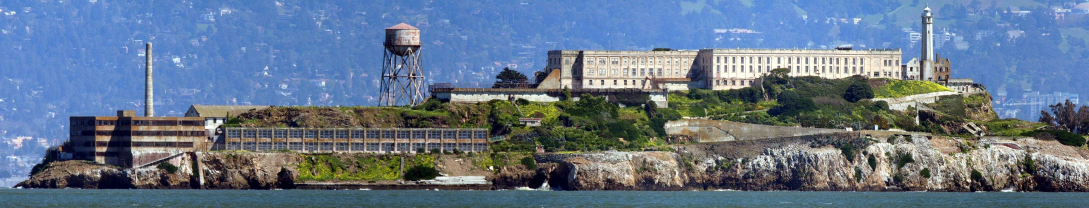
#> input picture imageLeft.jpg, 3266 x 624 px, found by its file name (shown at 1/3 size)
$ python ImageStitching.py   (older library calls are emulated)
#> lines starting #> are read from the running program, lines starting #| are printed output that depends on the picture; after the words box and inside, x2 and y2 are one past the last pixel; in counts of white or black regions, pixels touching at a corner belong together
#> further down, image1 is the input picture: shape (624, 3266, 3); mean B, G, R 138.3, 117.9, 100.8
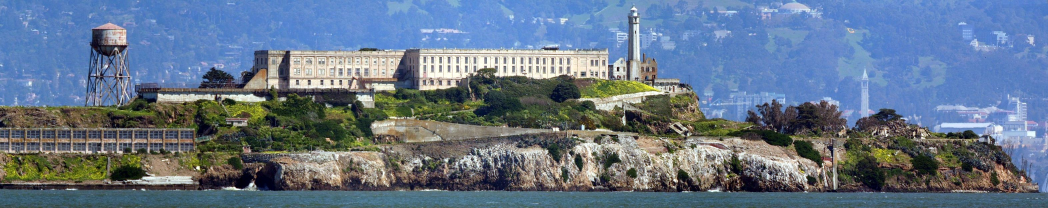
#> input picture imageRight.jpg, 3143 x 624 px, found by its file name (shown at 1/3 size)
#> further down, image2 is the input picture: shape (624, 3143, 3); mean B, G, R 137.2, 117.8, 101.4
#!/usr/bin/env python3
# -*- coding: utf-8 -*-
"""
Created on Thu Aug 11 08:59:55 2022

@author: aniltanaktan
"""

import cv2
import numpy as np
#import time                # Used for testing
#start_time = time.time()


def ImageStitching(imageL,imageR, outname):

    # Convert images into gray scale
#> called with outname = 'Panorama_Final'
    grayL = cv2.cvtColor(imageL, cv2.COLOR_BGR2GRAY)
    grayR = cv2.cvtColor(imageR, cv2.COLOR_BGR2GRAY)


    ## OPTIMIZATION METHODS ##

    # create a mask image filled with zeros, the size of original image
    maskL = np.zeros(imageL.shape[:2], dtype=np.uint8)
    maskLT = np.zeros(imageL.shape[:2], dtype=np.uint8)
    maskR = np.zeros(imageR.shape[:2], dtype=np.uint8)
    maskRT = np.zeros(imageR.shape[:2], dtype=np.uint8)

    imageL_w = imageL.shape[1]
#> imageL_w = 3266
    imageL_h = imageL.shape[0]
#> imageL_h = 624
    imageR_w = imageR.shape[1]
#> imageR_w = 3143
    imageR_h = imageR.shape[0]
#> imageR_h = 624

    '''
    # Rectangle Masking with Percentage

    # As we know which image is left and which image is right, we can only scan the right and left
    # part of images by scaning %75 part of an image, program can work in a more optimized manner.


    # My test results showed that scanning only %75 of the images helps us save 2-3 seconds and this value
    # still can increase as we reduce the scan area without losing any details in panorama

    #Input desired percentage to be scanned
    percentage = 75
    alt_percentage = 100-percentage


    # draw desired ROI on the mask image
    # (mask, first position, second position, color, thickness)
    cv2.rectangle(maskL, (int(imageL_w*alt_percentage/100),0), (int(imageL_w),int(imageL_h)), (255), thickness = -1)
    cv2.rectangle(maskR, (0,0), (int(percentage*imageR_w/100),int(imageR_h)), (255), thickness = -1)
    '''


    # Bucketing

    # We can seperate our image into little rectangles and can only take some of those rectangles to save computing time.
    # As these rectangles are homogenously disturbed through our image, precision of the stitching doesn't change.


    # My test results showed that using 50x50 mask of the images helps us save 4-5 seconds (which is very drastic) for
    # each stitching and this value still can increase as we reduce the scan area without losing any details in panoram

    flagl= 0
    flagr = 0

    # I have decided to combine both methods of bucketing and masking with percentage to optimize the program
    # even more. I have seen a 5-6 seconds time save with both optimization tecniques implemented at the same time.

    #Input desired percentage to be scanned
    percentage = 80
    alt_percentage = 100-percentage

    for col in range(0, imageL_h, 50): # 0, 50, 100, ...
        for row in range(int(imageL_w*alt_percentage/100), imageL_w, 100):
            if flagl%2 == 0:
                cv2.rectangle(maskLT, (row,col), (row+50,col+50), (255), thickness = -1)
                maskL += maskLT
            else:
                cv2.rectangle(maskLT, (row+50,col), (row+100,col+50), (255), thickness = -1)
                maskL += maskLT
        flagl += 1
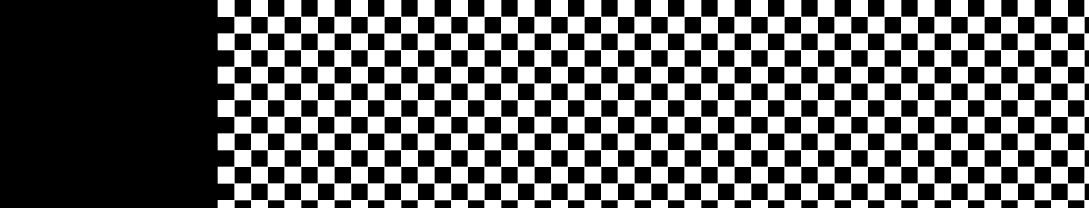
#> maskLT: shape (624, 3266) (shown at 1/3 size); 41.6% white; 1 white region, box (x1, y1, x2, y2) and area: (653, 0, 3266, 624) 847002
#> after the loop, flagl = 13


    for col in range(0, imageR_h, 50): # 0, 50, 100, ...
        for row in range(0, int(imageR_w*percentage/100), 100):
            if flagr%2 == 0:
                cv2.rectangle(maskRT, (row,col), (row+50,col+50), (255), thickness = -1)
                maskR += maskRT
            else:
                cv2.rectangle(maskRT, (row+50,col), (row+100,col+50), (255), thickness = -1)
                maskR += maskRT
        flagr += 1
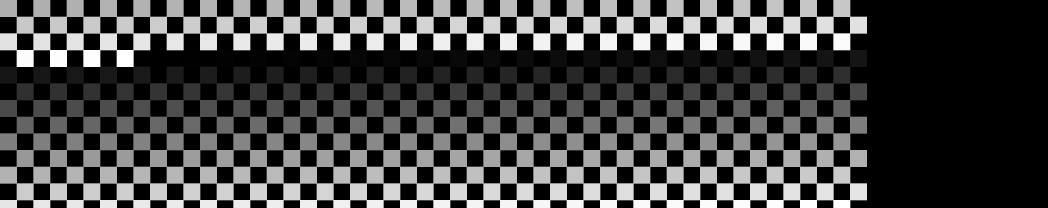
#> maskR: shape (624, 3143) (shown at 1/3 size); min 0, max 255, mean 62.1
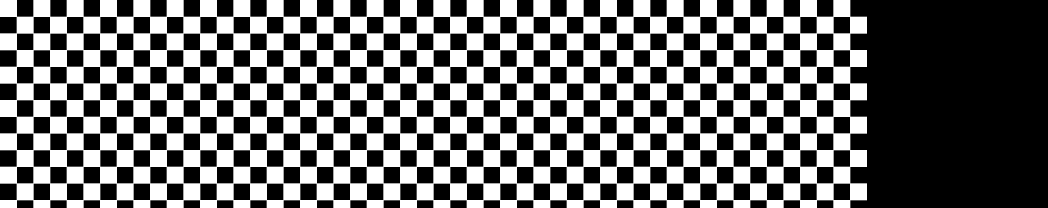
#> maskRT: shape (624, 3143) (shown at 1/3 size); 43% white; 1 white region, box (x1, y1, x2, y2) and area: (0, 0, 2601, 624) 842724
#> after the loop, flagr = 13


    #cv2.imshow('maskR', maskR)
    #cv2.imshow('maskL', maskL)


    # Don't forget to change detectAndCompute mask from None to maskL/R


    # Convert original images into RGB for display
    #imageL = cv2.cvtColor(imageL, cv2.COLOR_BGR2RGB)
    #imageR = cv2.cvtColor(imageR, cv2.COLOR_BGR2RGB)

    # SIFT Keypoint Detection
    sift = cv2.xfeatures2d.SIFT_create()

    left_keypoints, left_descriptor = sift.detectAndCompute(grayL, maskL)   # Change maskL to none if no mask
#> left_keypoints = 9898 keypoints; strongest (x, y, size): (1474, 503, 7.2), (3027, 378, 2.2), (2943, 377, 1.8), (2879, 413, 1.9)
    right_keypoints, right_descriptor = sift.detectAndCompute(grayR, maskR) # Change maskR to None if no mask
#> right_keypoints = 9875 keypoints; strongest (x, y, size): (2063, 377, 1.8), (1779, 563, 3.9), (2027, 541, 7.5), (2468, 493, 3.7)


    print("Number of Keypoints Detected In The Left Image: ", len(left_keypoints))
#| Number of Keypoints Detected In The Left Image:  9898

    print("Number of Keypoints Detected In The Right Image: ", len(right_keypoints))
#| Number of Keypoints Detected In The Right Image:  9875


    # Brute Force Matching
    bf = cv2.BFMatcher(cv2.NORM_L1, crossCheck = False) # crossCheck is enabled to get better matching points
                                                        # crossCheck checks both matching points' distances
                                                        # to use KNN Method, crosscheck needs to be False

    matches = bf.match(left_descriptor, right_descriptor)
#> matches = 9898 matches

    # Get only matches with only a short distance (eliminate false matches)
    matches = sorted(matches, key = lambda x : x.distance)

    # We will only display first 100 matches for simplicity
    result = cv2.drawMatches(imageL, left_keypoints, imageR, right_keypoints, matches[:100], grayR, flags = 2)

    cv2.imshow('SIFT Matches', result)

    #print("--- %s seconds ---" % (time.time() - start_time)) # Used for testing
    # Print total number of matching points between the training and query images
    print("\nSIFT Matches are ready. \nNumber of Matching Keypoints: ", len(matches))
#| SIFT Matches are ready.
#| Number of Matching Keypoints:  9898
    cv2.waitKey(0)
    cv2.destroyAllWindows()

    # KNN Matching

    ratio = 0.85 # This ratio will be a threshold value to check matches found by KNN
    raw_matches = bf.knnMatch(left_descriptor, right_descriptor, k=2)   # Using KNN we can find the best two matches
#> raw_matches = 9898 matches
    good_points = []                                                    # for a point in first image.
    good_matches=[]

    for match1, match2 in raw_matches: # We check every two matches for each point
        if match1.distance < match2.distance * ratio:               # If points inlies in our desired treshold
            good_points.append((match1.trainIdx, match1.queryIdx))  # we declare them as good points.
            good_matches.append([match1])
#> after the loop, good_matches = 4841 matches; good_points = 4841 pairs, first value 0 to 9844, second value 1 to 9895


    # We will only display first 100 matches for simplicity
    knnResult = cv2.drawMatchesKnn(imageL, left_keypoints, imageR, right_keypoints, good_matches[:100], None, flags=2)
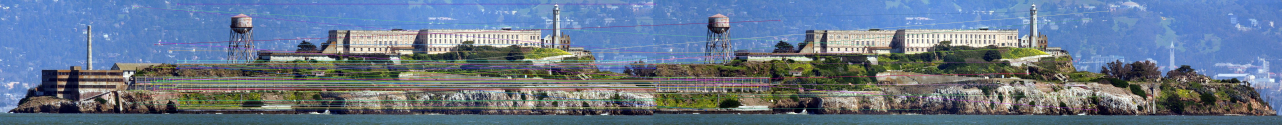
#> knnResult: shape (624, 6409, 3) (shown at 1/5 size); mean B, G, R 140.2, 119.6, 102.8
    cv2.imshow('KNN Matches', knnResult)

    print("\nKNN Matches are ready. \nNumber of Matching Keypoints: ", len(good_matches))
#| KNN Matches are ready.
#| Number of Matching Keypoints:  4841
    cv2.waitKey(0)
    cv2.destroyAllWindows()

    # Calculating Homography using good matches and RANSAC

    # I have selected ratio, min_match and RANSAC values according to a study by Caparas, Fajardo and Medina
    # said paper: https://www.warse.org/IJATCSE/static/pdf/file/ijatcse18911sl2020.pdf

    min_match = 10

    if len(good_points) > min_match: # Check if we have enough good points (minimum of 4 needed to calculate H)
        imageL_kp = np.float32(
            [left_keypoints[i].pt for (_, i) in good_points])
#> imageL_kp = 4841 pairs, first value 653.2 to 3262.5, second value 10.95 to 619.9
        imageR_kp = np.float32(
            [right_keypoints[i].pt for (i, _) in good_points])
#> imageR_kp = 4841 pairs, first value 2.61 to 2590.6, second value 10.95 to 619.9
        H, status = cv2.findHomography(imageR_kp, imageL_kp, cv2.RANSAC,5.0)    # H gives us a 3x3 Matrix for our
#> H = [[1, 1.82e-06, 880], [-1.86e-06, 1, 0.0064], [-4.13e-10, -1.29e-09, 1]]; status = 4841 values, max 1 at index 58, min 0 at index 0, mean 0.924
                                                                                # desired transformation.

    # Assigning Panaroma Height and Width

    height_imgL = imageL.shape[0] # Shape command gives us height and width of an image in a list
#> height_imgL = 624
    width_imgL = imageL.shape[1]  # 0 -> height, 1 -> width
#> width_imgL = 3266
    width_imgR = imageR.shape[1]
#> width_imgR = 3143
    height_panorama = height_imgL
#> height_panorama = 624
    width_panorama = width_imgL + width_imgR
#> width_panorama = 6409

    # Creating a mask for better blending
    # Mask will be a weighted filter to make transition between images more seamlessly
    # For creating this mask function I used the code of linrl3 (https://github.com/linrl3)
    # His work also give me many inspirations for this project

    def create_mask(img1,img2,version):
        smoothing_window_size=800
        height_img1 = img1.shape[0] # Shape command gives us height and width of an image in a list
        width_img1 = img1.shape[1]  # 0 -> height, 1 -> width
        width_img2 = img2.shape[1]
        height_panorama = height_img1
        width_panorama = width_img1 + width_img2
        offset = int(smoothing_window_size / 2)
        barrier = img1.shape[1] - int(smoothing_window_size / 2)
        mask = np.zeros((height_panorama, width_panorama))
        if version== 'left_image':  # Used for creating mask1
            mask[:, barrier - offset:barrier + offset ] = np.tile(np.linspace(1, 0, 2 * offset ).T, (height_panorama, 1))
            mask[:, :barrier - offset] = 1
        else:                       # Used for creating mask2
            mask[:, barrier - offset :barrier + offset ] = np.tile(np.linspace(0, 1, 2 * offset ).T, (height_panorama, 1))
            mask[:, barrier + offset:] = 1
        return cv2.merge([mask, mask, mask])

    # Creating the panorama

    height_img1 = imageL.shape[0]
#> height_img1 = 624
    width_img1 = imageL.shape[1]
#> width_img1 = 3266
    width_img2 = imageR.shape[1]
#> width_img2 = 3143
    height_panorama = height_img1
    width_panorama = width_img1 + width_img2

    panorama1 = np.zeros((height_panorama, width_panorama, 3))  # 1. create the shape of our panorama
    mask1 = create_mask(imageL,imageR,version='left_image')     # 2. create our mask with this shape
    panorama1[0:imageL.shape[0], 0:imageL.shape[1], :] = imageL # 3. include color of each pixel to the shape
    panorama1 *= mask1                                          # 4. apply our mask to panorama
    mask2 = create_mask(imageL,imageR,version='right_image')

    #For right half of the panorama, we warp it with H we found and apply the mask
    panorama2 = cv2.warpPerspective(imageR, H, (width_panorama, height_panorama))*mask2
    result=panorama1+panorama2 #We combine both of them to have our result
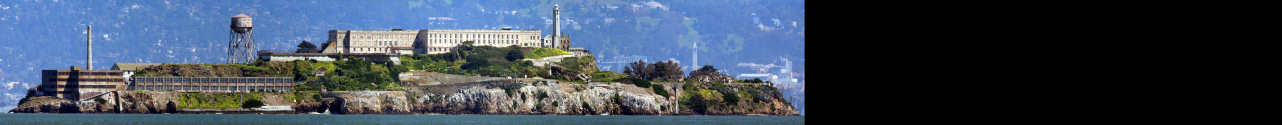
#> result: shape (624, 6409, 3) float64 (shown at 1/5 size); mean B, G, R 88.7, 74, 62.8; drawn with min black and max white


    #Normalize panoramas for display with imshow command
    norm_p1 = cv2.normalize(panorama1, None, alpha=0, beta=1, norm_type=cv2.NORM_MINMAX, dtype=cv2.CV_32F)
    norm_p2 = cv2.normalize(panorama2, None, alpha=0, beta=1, norm_type=cv2.NORM_MINMAX, dtype=cv2.CV_32F)

    # Displaying all results

    cv2.imshow('Panorama_1', norm_p1)

    print("\nPanorama 1 is ready")
    cv2.waitKey(0)
    cv2.destroyAllWindows()

    '''
    cv2.imshow('Mask_1', mask1)

    print("\nMask_1 is ready")
    cv2.waitKey(0)
    cv2.destroyAllWindows()
    '''

    cv2.imshow('Panorama_2', norm_p2)

    print("\nPanorama 2 is ready")
    cv2.waitKey(0)
    cv2.destroyAllWindows()

    '''
    cv2.imshow('Mask_2', mask2)

    print("\nMask_2 is ready")
    cv2.waitKey(0)
    cv2.destroyAllWindows()
    '''

    # Get rid of black borders created by perspective differences and unused space

    rows, cols = np.where(result[:, :, 0] != 0) # Check if a pixel is pure black or not (0-255) and get the ones
    min_row, max_row = min(rows), max(rows) + 1 # that are not black as rows and cols
#> min_row = 0; max_row = 624
    min_col, max_col = min(cols), max(cols) + 1
#> min_col = 0; max_col = 4023
    final_result = result[min_row:max_row, min_col:max_col, :] # Resize image without black borders
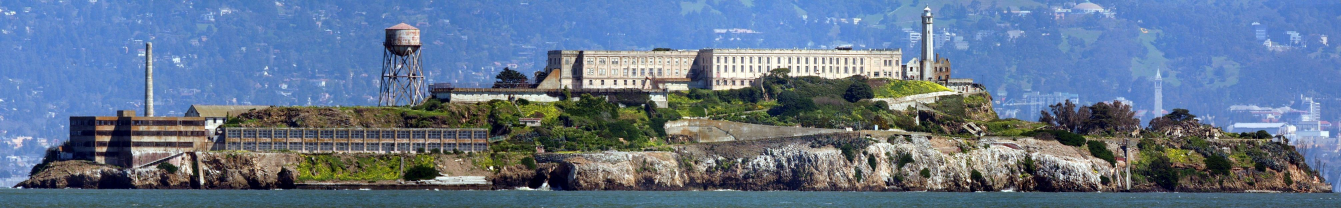
#> final_result: shape (624, 4023, 3) float64 (shown at 1/3 size); mean B, G, R 141.3, 117.9, 100; drawn with min black and max white

    norm_pf = cv2.normalize(final_result, None, alpha=0, beta=1, norm_type=cv2.NORM_MINMAX, dtype=cv2.CV_32F)

    cv2.imwrite(outname+'.png', final_result)


    cv2.imshow(outname, norm_pf)

    print("\nFinal Panorama is created with the name "+outname+".png")
    cv2.waitKey(0)

    # A simple code to fix a bug preventing the last image window to close
    cv2.waitKey(1)
    cv2.destroyAllWindows()
    for i in range (1,5):
        cv2.waitKey(1)
        return


'''
# Load images
image1 = cv2.imread('Problem/test1.jpg')
image2 = cv2.imread('Problem/test2.jpg')
'''

output_name = "Panorama_Final"
image1 = cv2.imread('Problem/imageLeft.jpg')
image2 = cv2.imread('Problem/imageRight.jpg')


ImageStitching(image1,image2, output_name) #(image1, image2, name of the output file)
